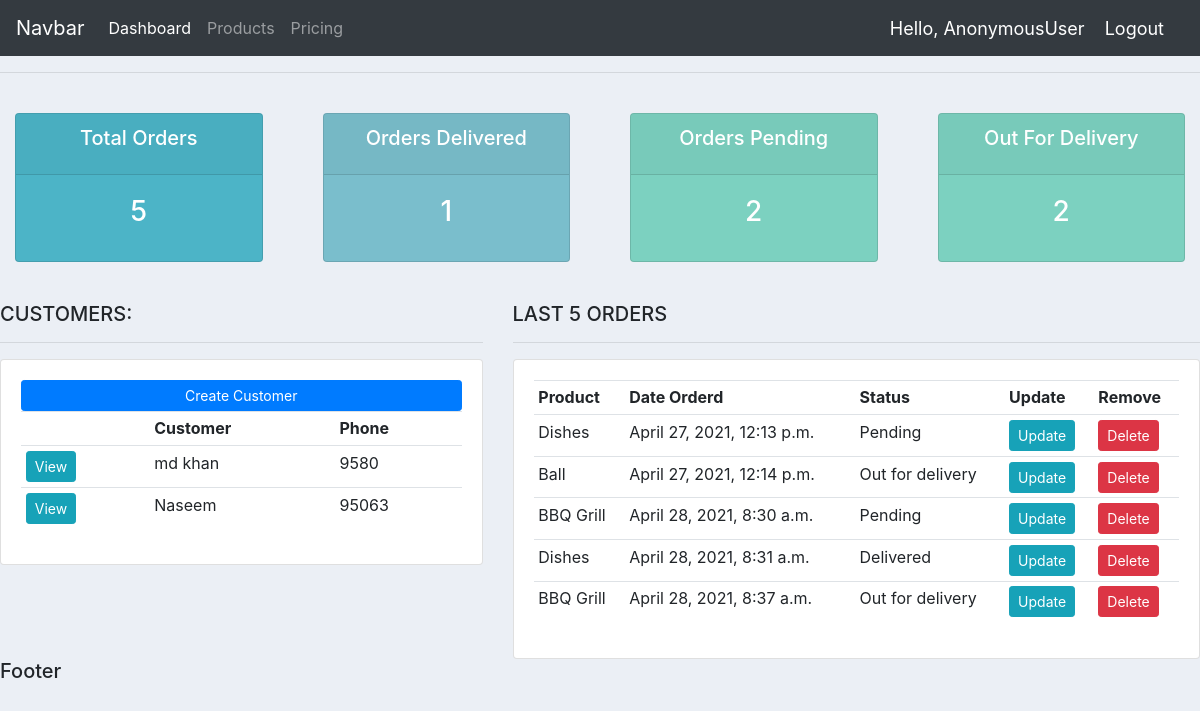
The page / on the database its author committed.
### accounts/models.py (models this page shows, shortened)
class Customer(models.Model):
    name = models.CharField(default='',max_length=200, null=True)
    phone = models.CharField(default='',max_length=200, null=True)
    email = models.CharField(default='',max_length=200, null=True)
    date_created = models.DateTimeField(auto_now_add=True, null=True)

class Order(models.Model):
    STATUS = (
        ('Pending', 'Pending'),
        ('Out for delivery', 'Out for delivery'),
        ('Delivered', 'Delivered'),
    )
    customer = models.ForeignKey(Customer, null=True, on_delete=models.SET_NULL)
    product = models.ForeignKey(Product, null=True, on_delete=models.SET_NULL)
    date_created = models.DateTimeField(auto_now_add=True, null=True)
    status = models.CharField(max_length=200, null=True, choices=STATUS)
    note = models.CharField(max_length=1000, null=True)

class Product(models.Model):
    CATEGORY = (
        ('Indoor', 'Indoor'),
        ('OutDoor', 'OutDoor'),
    )
    name = models.CharField(max_length=200, null=True)
    price = models.FloatField(null=True)
    category = models.CharField(max_length=200, null=True, choices=CATEGORY)
    description = models.CharField(max_length=200, null=True, blank=True)
    date_created = models.DateTimeField(auto_now_add=True, null=True)
    tags = models.ManyToManyField(Tag)
    def __str__(self):
        return self.name

### accounts/views.py (the view)
# urls.py: path('',views.home,name="home"),
def home(request):
    orders = Order.objects.all()
    customers = Customer.objects.all()
    total_customers = customers.count()
    total_orders = orders.count()
    delivered = orders.filter(status='Delivered').count()
    pending = orders.filter(status='Pending').count()
    out_for_deliery = orders.filter(status='Out for delivery').count()
    context = {
        'orders':orders,
        'customers':customers,
        'total_orders':total_orders,
        'delivered':delivered,
        'pending':pending,
        'out_for_deliery':out_for_deliery,
    }
    return render(request, 'accounts/dashboard.html', context)

### accounts/templates/accounts/dashboard.html (shortened to what this page needs)
{% extends 'accounts/main.html' %}
{% block content %}
{%  include 'accounts/status.html' %}
<br>
<div class="row">
	<div class="col-md-5">
		<h5>CUSTOMERS:</h5>
		<hr>
		<div class="card card-body">
			<a class="btn btn-primary  btn-sm btn-block" href="">Create Customer</a>
			<table class="table table-sm">
				<tr>
					<th></th>
					<th>Customer</th>
					<th>Phone</th>
				</tr>
				{% for customer in customers %}
					<tr>
						<td><a class="btn btn-sm btn-info" href="{% url 'customer' customer.id %}">View</a></td>
						<td>{{customer.name}}</td>
						<td>{{customer.phone}}</td>
					</tr>
				{% endfor %}
			</table>
		</div>
	</div>
	<div class="col-md-7">
		<h5>LAST 5 ORDERS</h5>
		<hr>
		<div class="card card-body">
			<table class="table table-sm">
				<tr>
					<th>Product</th>
					<th>Date Orderd</th>
					<th>Status</th>
					<th>Update</th>
					<th>Remove</th>
				</tr>
				{% for order in orders %}
					<tr>
						<td>{{order.product}}</td>
						<td>{{order.date_created}}</td>
						<td>{{order.status}}</td>
					<td><a class="btn btn-sm btn-info" href="{% url 'update_order' order.id %}" >Update</a></td>
						<td><a class="btn btn-sm btn-danger" href="{% url 'delete_order' order.id %}" >Delete</a></td>
					</tr>
				{% endfor %}
			</table>
		</div>
	</div>
</div>
{% endblock %}

### accounts/templates/accounts/main.html (shortened to what this page needs)
{% load static %}
<!DOCTYPE html>
<html>
<head>
<link rel="stylesheet" href="https://maxcdn.bootstrapcdn.com/bootstrap/4.0.0/css/bootstrap.min.css"
integrity="sha384-Gn5384xqQ1aoWXA+058RXPxPg6fy4IWvTNh0E263XmFcJlSAwiGgFAW/dAiS6JXm"
crossorigin="anonymous">
<link rel="stylesheet" type="text/css" href="{% static '/css/main.css' %}">
</head>
<body>
{% include 'accounts/navbar.html' %}
<hr>
{% block content %}
{% endblock  %}
<h5>Footer</h5>
</body>
</html>

### accounts/templates/accounts/navbar.html (shortened to what this page needs)
<nav class="navbar navbar-expand-lg navbar-dark bg-dark">
  <a class="navbar-brand" href="{% url 'home' %}">Navbar</a>
  <div class="collapse navbar-collapse" id="navbarNavAltMarkup">
    <div class="navbar-nav">
      <a class="nav-item nav-link active" href="{% url 'home' %}">Dashboard</a>
      <a class="nav-item nav-link" href="{% url 'products' %}">Products</a>
      <a class="nav-item nav-link" href="#">Pricing</a>
    </div>
  </div>
  <span class="hello-msg">Hello, {{request.user}}</span>
  <span><a class="hello-msg" href="{% url 'logout' %}">Logout</a></span>
</nav>

### accounts/templates/accounts/status.html
<br>
<div class="row">
	<div class="col">
		<div class="col-md">
			<div class="card text-center text-white  mb-3" id="total-orders">
			  	<div class="card-header">
			  		<h5 class="card-title">Total Orders</h5>
			  	</div>
			  	<div class="card-body">
			    	<h3 class="card-title">{{total_orders}}</h3>
			  	</div>
			</div>
		</div>
	</div>
	<div class="col">
		<div class="col-md">
			<div class="card text-center text-white  mb-3" id="orders-delivered">
			  	<div class="card-header">
			  		<h5 class="card-title">Orders Delivered</h5>
			  	</div>
			  	<div class="card-body">
			    	<h3 class="card-title">{{delivered}}</h3>
			  	</div>
			</div>
		</div>
	</div>
	<div class="col">
		<div class="col-md">
			<div class="card text-center text-white  mb-3" id="orders-pending">
			  	<div class="card-header">
			  		<h5 class="card-title">Orders Pending</h5>
			  	</div>
			  	<div class="card-body">
			    	<h3 class="card-title">{{pending}}</h3>
			  	</div>
			</div>
		</div>
	</div>
	<div class="col">
		<div class="col-md">
			<div class="card text-center text-white  mb-3" id="orders-pending">
			  	<div class="card-header">
			  		<h5 class="card-title">Out For Delivery</h5>
			  	</div>
			  	<div class="card-body">
			    	<h3 class="card-title">{{out_for_deliery}}</h3>
			  	</div>
			</div>
		</div>
	</div>
</div>

### accounts/static/css/main.css (style rules this page uses)
body { background-color: #ebeff5; }
#total-orders { background-color: #4cb4c7; }
#orders-delivered { background-color: #7abecc; }
#orders-pending { background-color: #7CD1C0; }

### accounts/templates/accounts/navbar.html (style rules this page uses)
.hello-msg { font-size:18px; color: #fff; margin-right:20px; }

### rows shown on the page
Customer: name "md khan", phone "9580"
Customer: name "Naseem", phone "95063"
Order: product "Dishes", date_created "April 27, 2021, 12:13 p.m.", status "Pending"
Order: product "Ball", date_created "April 27, 2021, 12:14 p.m.", status "Out for delivery"
Order: product "BBQ Grill", date_created "April 28, 2021, 8:30 a.m.", status "Pending"
Order: product "Dishes", date_created "April 28, 2021, 8:31 a.m.", status "Delivered"
Order: product "BBQ Grill", date_created "April 28, 2021, 8:37 a.m.", status "Out for delivery"

### other values the page prints
{{ request.user }} "AnonymousUser"
{{ total_orders }} "5"
{{ delivered }} "1"
{{ pending }} "2"
{{ out_for_deliery }} "2"
